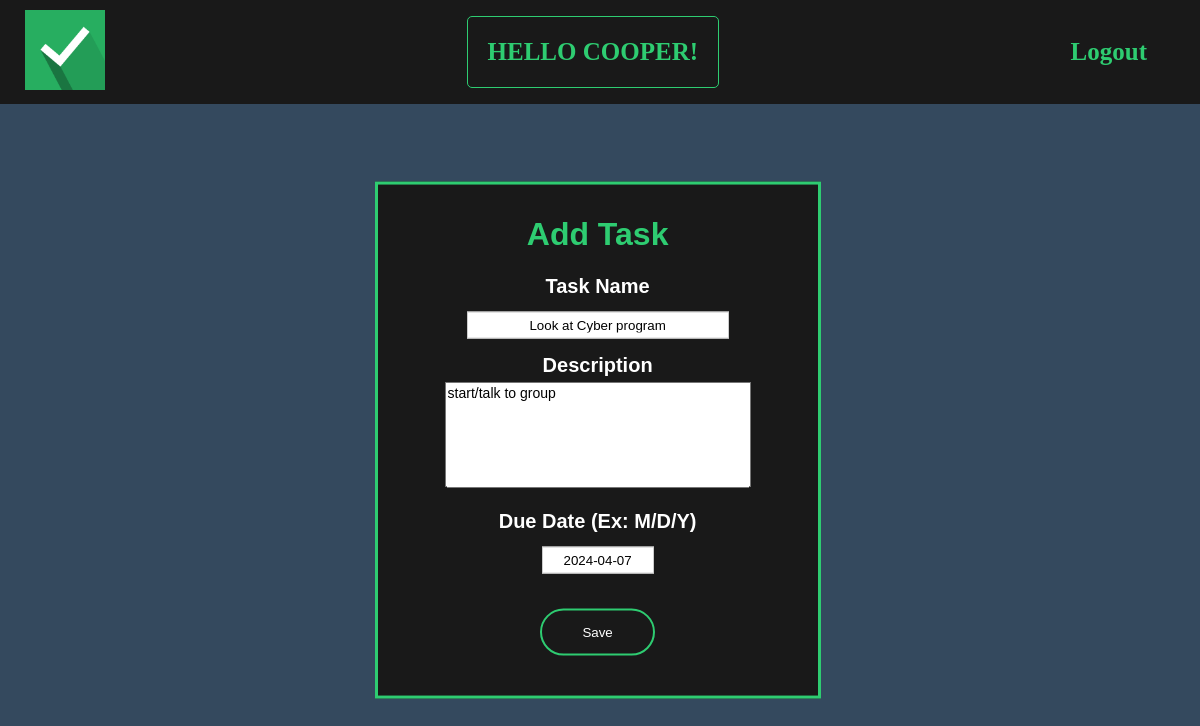
The page /task/42/update (signed in) on the database as committed earlier.
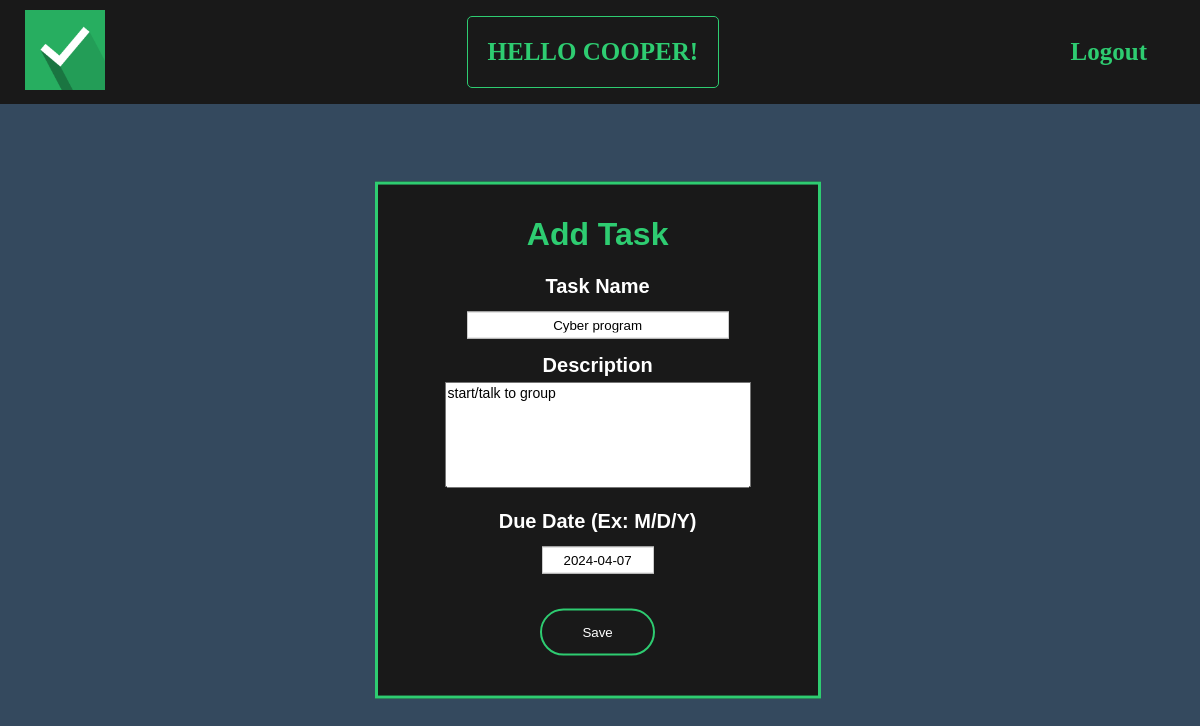
The same page on the database as committed later.
### todo/models.py (models this page shows, shortened)
class Task(models.Model):
    username = models.ForeignKey(User, on_delete=models.CASCADE, null=True, blank=True)
    title = models.CharField(max_length=100)
    desc = models.TextField(null=True, blank=True)
    due_date = models.DateField(auto_now_add=False, auto_now=False, blank=False)
    class Meta:
        ordering = ['due_date']

### todo/views.py (the view)
# urls.py: path('task/<int:pk>/update', update_task, name='update-task'),
@login_required
def update_task(request, pk):
    task = Task.objects.get(pk=pk)
    if request.method == 'POST':
        form = TaskForm(request.POST, instance=task)
        if form.is_valid():
            form.save()
            return redirect('todo:detail', task.pk)
    else:
        form = TaskForm(instance=task)
    context = {
        'task':task, 'form':form
    }
    return render(request, 'todo/task-form.html', context)

### todo/forms.py
class TaskForm(forms.ModelForm):
    class Meta:
        model = Task
        fields = ['title', 'desc', 'due_date']

### todo/templates/todo/task-form.html (shortened to what this page needs)
{% extends 'todo/main.html' %}
{% block body %}
    <div class="task-form">
        <form method="POST">
            <h1>Add Task</h1>
            <div class="form">
                <label type="text" for="title">Task Name</label>
            </div>
            <div class="boxes1">
                {{ form.title }}
            </div>
            <div class="form">
                <label type="text" for="description">Description</label>
            </div>
            <div class="boxes">
                {{ form.desc }}
            </div>
            <div class="form">
                <label type="text" for="date">Due Date (Ex: M/D/Y)</label>
            </div>
            <div class="boxes2">
                {{ form.due_date }}
            </div>
            <button type="submit">Save</button>
        </form>
    </div>
{% endblock %}

Rows that differ between the two databases and show on the page:
changed Task "start/talk to group": title "Look at Cyber program" → "Cyber program"
